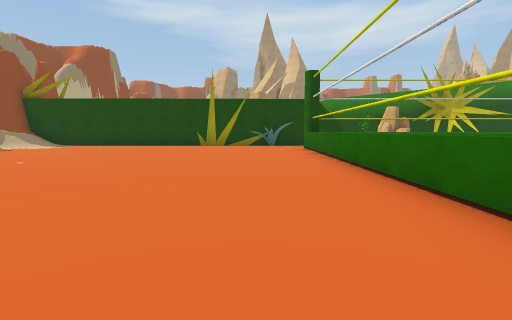
view 1 (above)

24 first-person views from a walk through a 3-D level made in the Unity game engine. The camera is 1.2 m above the floor, tilts 6° down and sees 85° across. The floor is counted in squares, 2 m on a side. Each view is taken from the middle of a square. On the plan, view 1 faces up. The plan holds only what a view shows up to about 9 squares ahead; the rest is blank. The place goes on beyond the plan. Some animated figures are left out. Some surface patterns are stand-ins.

view 2
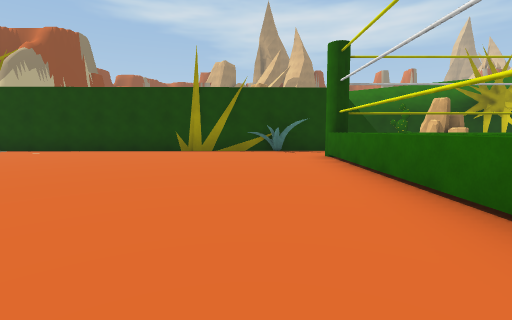

view 3
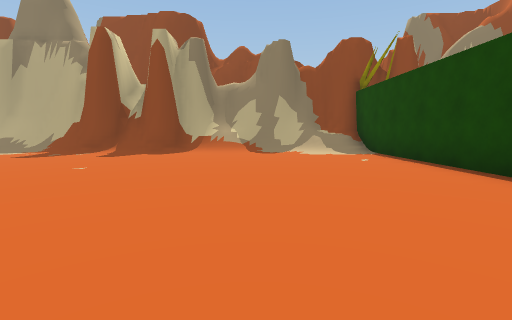

view 4
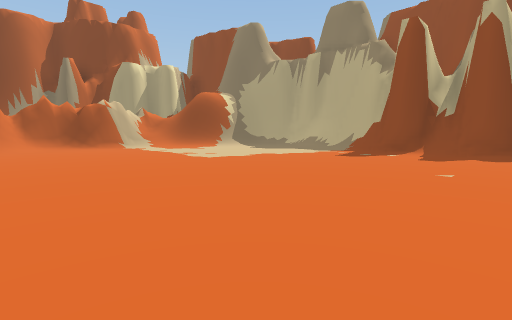

view 5
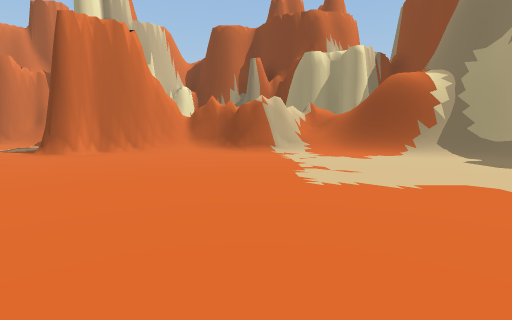

view 6
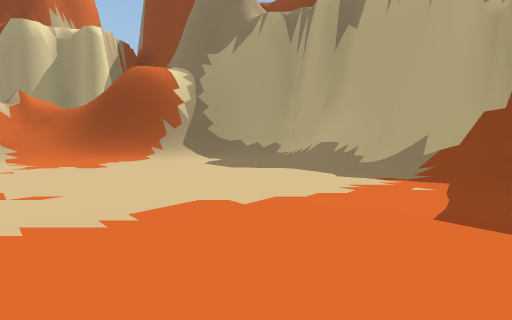

view 7
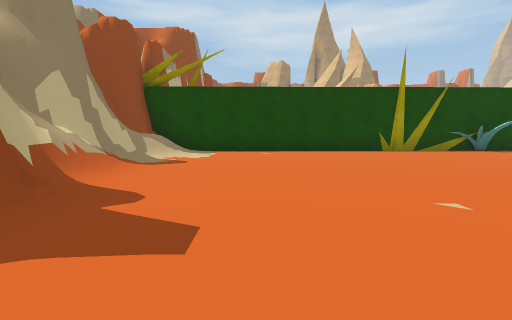

view 8
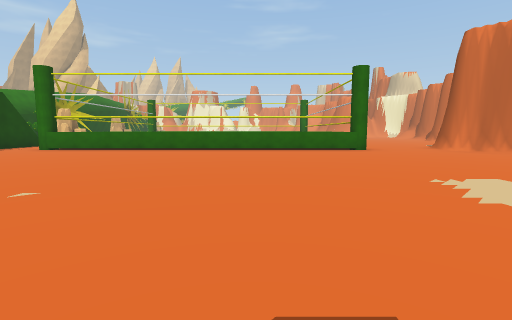

view 9
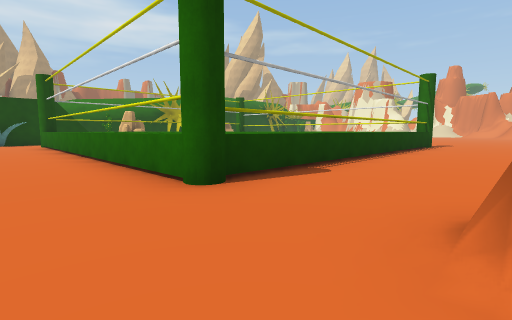

view 10
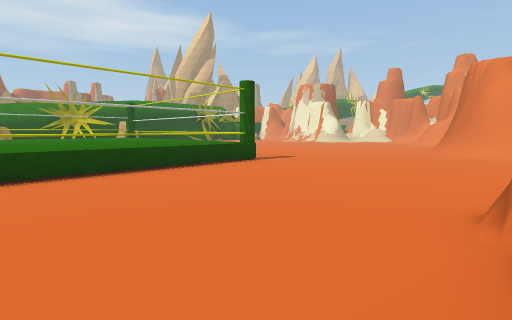

view 11
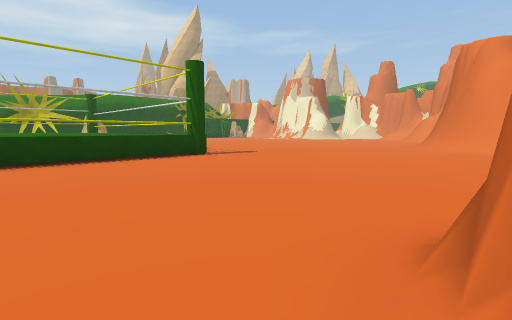

view 12
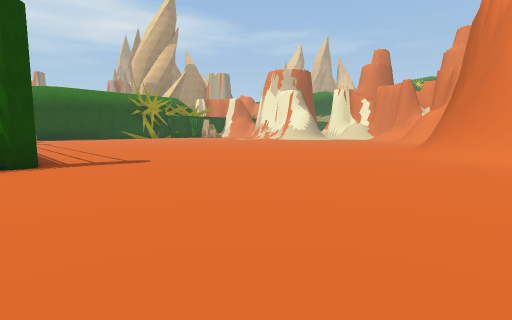

view 13
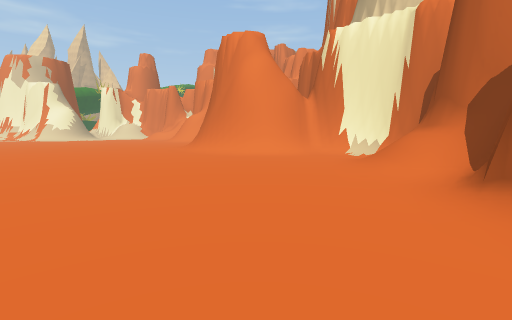

view 14
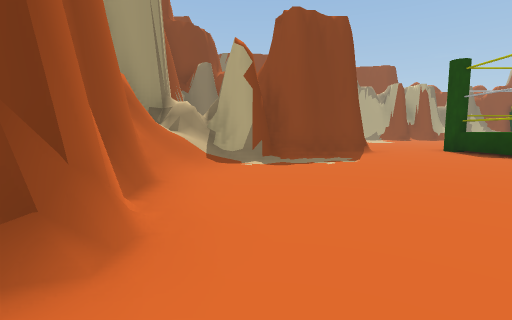

view 15
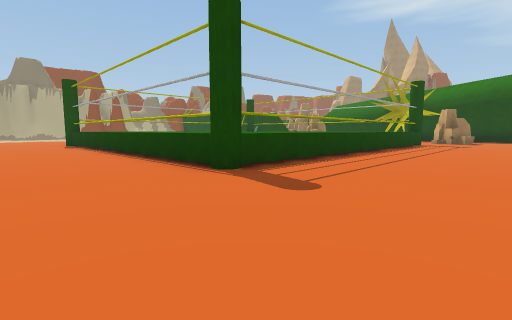

view 16
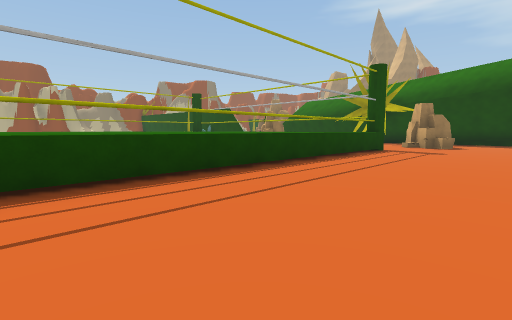

view 17
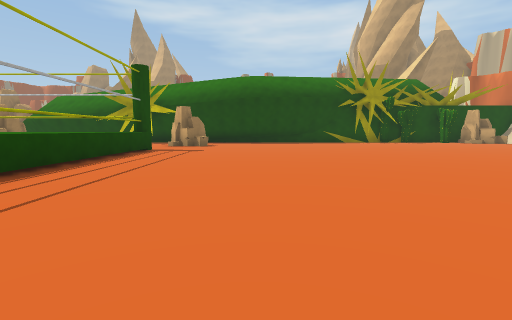

view 18
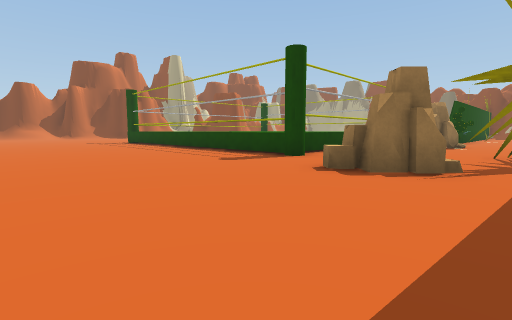

view 19
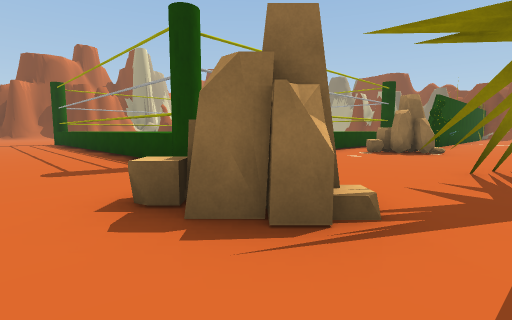

view 20
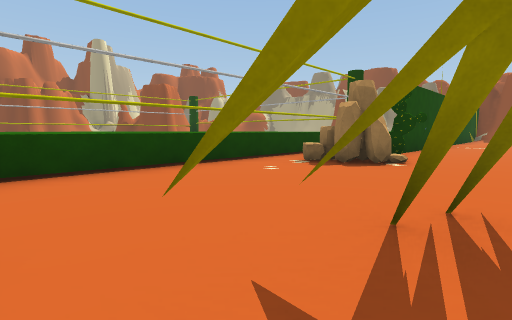

view 21
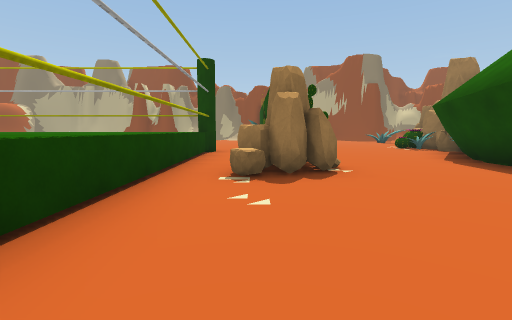

view 22
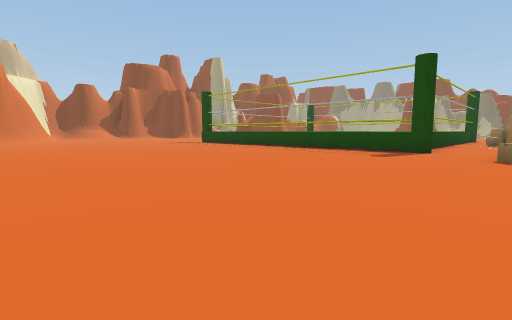

view 23
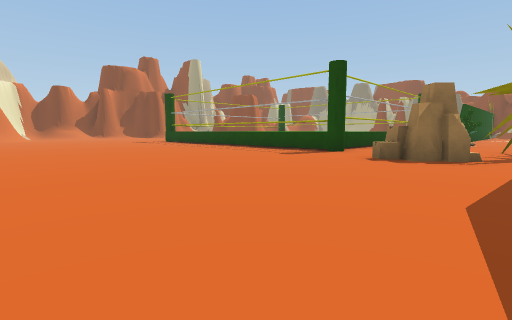

view 24
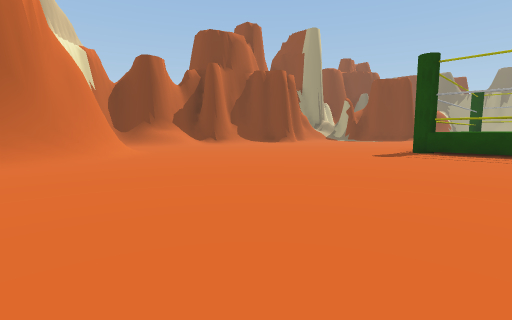

### Floor plan
Key: @ floor where view 1 was taken; # wall or solid block; x gap in a wall; . main floor; : floor 1.5 m higher than the main floor; + floor 2.5 m higher than the main floor; * floor 2.75 m higher than the main floor; % floor 3.25 m higher than the main floor; / step, stairs or slope; = window, fence, low wall or low ledge; ^ raised ledge; C cactus; R rock; O other object.
Columns run from 10 left of view 1 to 20 right of it. Each row starts with its distance up from view 1.
 16              x
 15            O..+*%
 14            ........#..........
 13           ..........#.R.......
 12   ############xCR.....RR.......
 11 ###........O.  .R..............
 10 #//...................#........
  9 ##..........=^^^^^^^^^=........
  8 ##/.........=^^^^^  ^^.........
  7 #//.........=  ^ ^^ ^^.........
  6 ##/.........=^    ^^^^.........
  5  #/.........=^^ ^ ^^^^.........
  4  #/.........=^^ ^^^^^^.........
  3  ##.........=^ ^^^^^^^.........
  2  #/.........=  ^^^^^^^.........
  1 ##..........=^ ^^^^^^^.........
  0 #/........@.#========#.........
 -1 #/.............................
 -2 ##/............................
 -3  ###/.......#..................
 -4    ##//#..####............../##
 -5     #######  #............./##
 -6              ##............/#
 -7               #///##......./#
 -8               #:###   ////./#
 -9               ###     ####/##
-10                          ###

Positions as (right, up) in squares from view 1, and headings:
1: (0, 0), facing up
2: (0, 3), facing up
3: (0, 8), facing left
4: (0, 6), facing down-left
5: (-3, 4), facing down
6: (-4, 3), facing down-left
7: (-6, 3), facing up
8: (-7, 3), facing right
9: (0, -3), facing up-right
10: (5, -7), facing up-right
11: (7, -7), facing up-right
12: (11, -6), facing up-right
13: (10, -6), facing right
14: (10, -6), facing left
15: (15, -3), facing up-left
16: (15, 1), facing up-left
17: (15, 1), facing up
18: (17, 14), facing down-left
19: (14, 14), facing down-left
20: (11, 14), facing down-left
21: (10, 11), facing left
22: (20, 12), facing down-left
23: (19, 14), facing down-left
24: (20, 2), facing down-left
